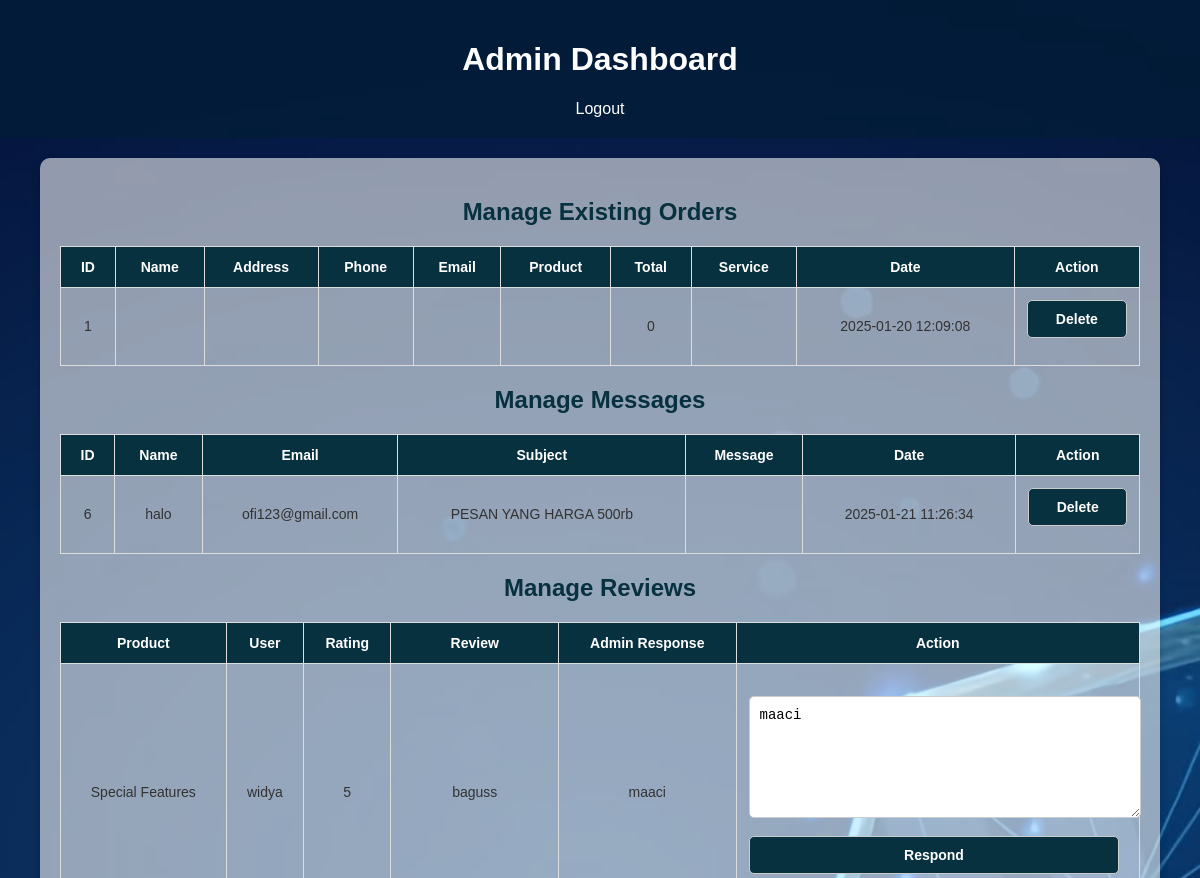
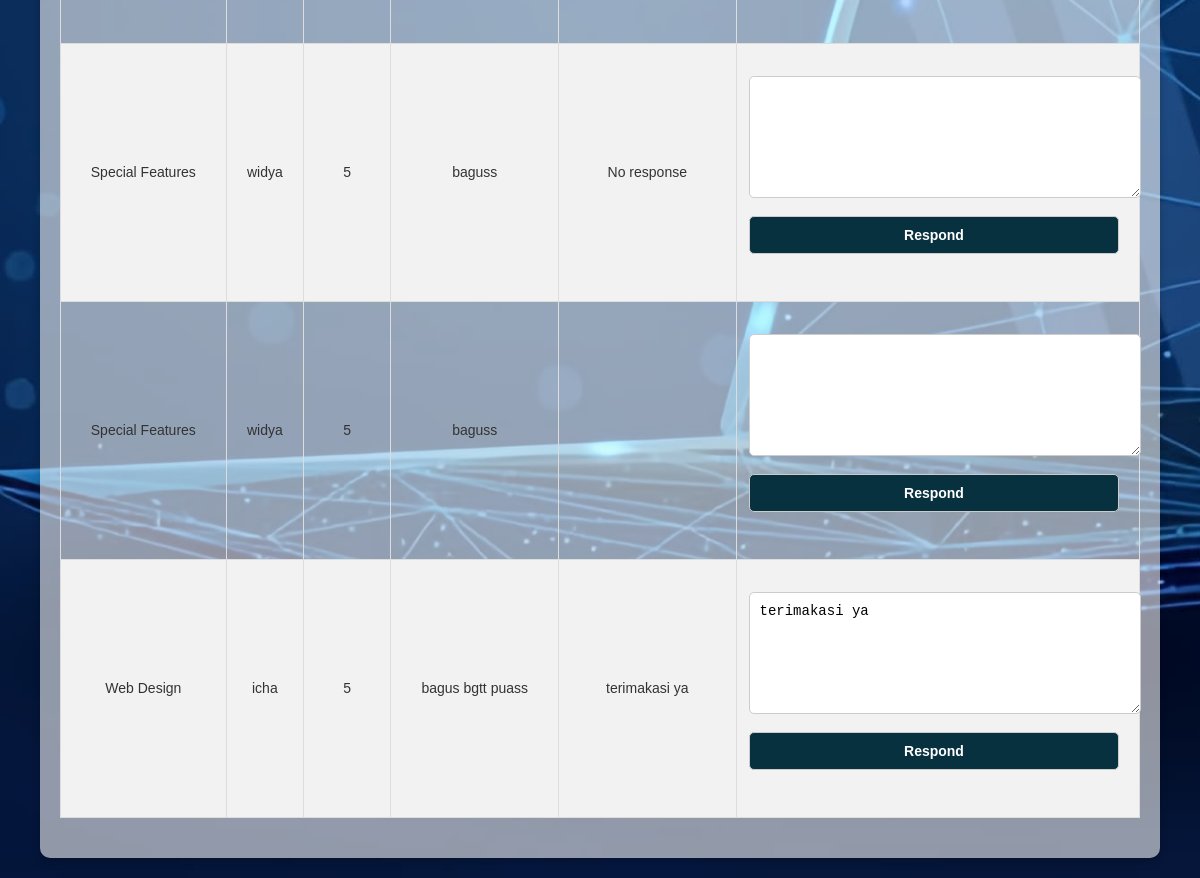
/admindashboard.php (signed in), run on the app's committed database (2 pictures, top to bottom).
### tables this page shows
CREATE TABLE `orders` (
  `id` int(11) NOT NULL,
  `nama` varchar(100) NOT NULL,
  `alamat` text NOT NULL,
  `hp` varchar(20) NOT NULL,
  `email` varchar(150) NOT NULL,
  `product` varchar(100) NOT NULL,
  `total` int(11) NOT NULL,
  `selected_service` varchar(100) NOT NULL,
  `created_at` timestamp NOT NULL DEFAULT current_timestamp()
);

CREATE TABLE `messages` (
  `id` int(11) NOT NULL,
  `name` varchar(100) NOT NULL,
  `email` varchar(150) NOT NULL,
  `subject` varchar(200) DEFAULT NULL,
  `message` text NOT NULL,
  `created_at` timestamp NOT NULL DEFAULT current_timestamp()
);

CREATE TABLE `reviews` (
  `id` int(11) NOT NULL,
  `product_id` int(11) NOT NULL,
  `rating` int(11) NOT NULL CHECK (`rating` between 1 and 5),
  `review` text NOT NULL,
  `username` varchar(100) NOT NULL,
  `created_at` timestamp NOT NULL DEFAULT current_timestamp()
);

CREATE TABLE `products` (
  `id` int(11) NOT NULL,
  `name` varchar(255) NOT NULL,
  `description` text DEFAULT NULL,
  `price` varchar(50) NOT NULL,
  `created_at` timestamp NOT NULL DEFAULT current_timestamp()
);

CREATE TABLE `responses` (
  `id` int(11) NOT NULL,
  `review_id` int(11) NOT NULL,
  `response` text NOT NULL,
  `created_at` timestamp NOT NULL DEFAULT current_timestamp()
);

### admindashboard.php (the view, shortened to what this page needs)
<?php
$conn = new mysqli('localhost', 'root', '', 'user_login');
$sql_orders = "SELECT * FROM orders ORDER BY created_at DESC";
$result_orders = $conn->query($sql_orders);
$sql_messages = "SELECT * FROM messages ORDER BY created_at DESC";
$result_messages = $conn->query($sql_messages);
$sql_reviews = "
    SELECT reviews.*, products.name AS product_name, responses.response AS admin_response
    FROM reviews
    INNER JOIN products ON reviews.product_id = products.id
    LEFT JOIN responses ON reviews.id = responses.review_id
    ORDER BY reviews.created_at DESC";
$result_reviews = $conn->query($sql_reviews);
?>
<!DOCTYPE html>
<html lang="en">
<head>
    <link rel="stylesheet" href="CSS\admin.css">
</head>
<body>
    <header>
        <h1>Admin Dashboard</h1>
        <nav>
            <a href="logout.php">Logout</a>
        </nav>
    </header>
    <div class="container">
        <section>
            <h2>Manage Existing Orders</h2>
            <?php if ($result_orders->num_rows > 0): ?>
                <table>
                    <thead>
                        <tr>
                            <th>ID</th>
                            <th>Name</th>
                            <th>Address</th>
                            <th>Phone</th>
                            <th>Email</th>
                            <th>Product</th>
                            <th>Total</th>
                            <th>Service</th>
                            <th>Date</th>
                            <th>Action</th>
                        </tr>
                    </thead>
                    <tbody>
                        <?php while ($row = $result_orders->fetch_assoc()): ?>
                            <tr>
                                <td><?= $row['id'] ?></td>
                                <td><?= $row['nama'] ?></td>
                                <td><?= $row['alamat'] ?></td>
                                <td><?= $row['hp'] ?></td>
                                <td><?= $row['email'] ?></td>
                                <td><?= $row['product'] ?></td>
                                <td><?= $row['total'] ?></td>
                                <td><?= $row['selected_service'] ?></td>
                                <td><?= $row['created_at'] ?></td>
                                <td>
                                    <form method="POST" style="display:inline;">
                                        <button type="submit" name="delete_order">Delete</button>
                                    </form>
                                </td>
                            </tr>
                        <?php endwhile; ?>
                    </tbody>
                </table>
            <?php else: ?>
                <p>No orders found.</p>
            <?php endif; ?>
        </section>
        <section>
            <h2>Manage Messages</h2>
            <?php if ($result_messages->num_rows > 0): ?>
                <table>
                    <thead>
                        <tr>
                            <th>ID</th>
                            <th>Name</th>
                            <th>Email</th>
                            <th>Subject</th>
                            <th>Message</th>
                            <th>Date</th>
                            <th>Action</th>
                        </tr>
                    </thead>
                    <tbody>
                        <?php while ($row = $result_messages->fetch_assoc()): ?>
                            <tr>
                                <td><?= $row['id'] ?></td>
                                <td><?= $row['name'] ?></td>
                                <td><?= $row['email'] ?></td>
                                <td><?= $row['subject'] ?></td>
                                <td><?= $row['message'] ?></td>
                                <td><?= $row['created_at'] ?></td>
                                <td>
                                    <form method="POST" style="display:inline;">
                                        <button type="submit" name="delete_message">Delete</button>
                                    </form>
                                </td>
                            </tr>
                        <?php endwhile; ?>
                    </tbody>
                </table>
            <?php else: ?>
                <p>No messages found.</p>
            <?php endif; ?>
        </section>
        <section>
            <h2>Manage Reviews</h2>
            <?php if ($result_reviews->num_rows > 0): ?>
                <table>
                    <thead>
                        <tr>
                            <th>Product</th>
                            <th>User</th>
                            <th>Rating</th>
                            <th>Review</th>
                            <th>Admin Response</th>
                            <th>Action</th>
                        </tr>
                    </thead>
                    <tbody>
                        <?php while ($row = $result_reviews->fetch_assoc()): ?>
                            <tr>
                                <td><?= $row['product_name'] ?></td>
                                <td><?= $row['username'] ?></td>
                                <td><?= $row['rating'] ?></td>
                                <td><?= $row['review'] ?></td>
                                <td><?= $row['admin_response'] ?? 'No response' ?></td>
                                <td>
                                    <form method="POST">
                                        <textarea name="response" required><?= $row['admin_response'] ?></textarea>
                                        <button type="submit">Respond</button>
                                    </form>
                                </td>
                            </tr>
                        <?php endwhile; ?>
                    </tbody>
                </table>
            <?php else: ?>
                <p>No reviews found.</p>
            <?php endif; ?>
        </section>
    </div>
</body>
</html>

### CSS/admin.css (style rules this page uses)
header { background-color: rgba(2, 29, 55, 0.8);; color: white; text-align: center; padding: 20px 0; }
header nav a { color: white; margin: 0 15px; text-decoration: none; font-size: 16px; }
.container { width: 90%; max-width: 1300px; margin: 20px auto; background: rgba(255, 255, 255, 0.564); padding: 20px; border-radius: 10px; box-shadow: 0px 4px 8px rgba(0, 0, 0, 0.2); }
h2, h3 { text-align: center; color: #08313f; margin-bottom: 20px; }
table { width: 100%; border-collapse: collapse; margin: 20px 0; }
table th, table td { padding: 12px; border: 1px solid #ddd; text-align: center; font-size: 14px; }
table th { background-color: #08313f; color: white; font-weight: bold; }
table tr:nth-child(even) { background-color: #f2f2f2; }
form { margin: 20px 0; width: 98%; }
form input, form textarea, form button { width: 100%; margin-bottom: 15px; padding: 10px; border: 1px solid #ccc; border-radius: 5px; font-size: 14px; }
textarea { resize: vertical; min-height: 100px; }
button { background-color: #08313f; color: white; border: none; padding: 10px 15px; border-radius: 5px; cursor: pointer; font-size: 14px; font-weight: bold; transition: background-color 0.3s ease; }

### admindashboard.php (style rules this page uses)
body { font-family: Arial, sans-serif; margin: 0; padding: 0; color: #333; background: url('backgrounduserdashboard.jpg') no-repeat center center fixed; background-size: cover; }

### data on the page
orders: id "1", total "0", created_at "2025-01-20 12:09:08"
messages: id "6", name "halo", email "ofi123@gmail.com", subject "PESAN YANG HARGA 500rb", created_at "2025-01-21 11:26:34"
reviews: product.name "Special Features", username "widya", rating "5", review "baguss", responses.response "maaci", response "maaci"
reviews: product.name "Special Features", username "widya", rating "5", review "baguss", admin_response "No response"
reviews: product.name "Special Features", username "widya", rating "5", review "baguss"
reviews: product.name "Web Design", username "icha", rating "5", review "bagus bgtt puass", responses.response "terimakasi ya", response "terimakasi ya"
